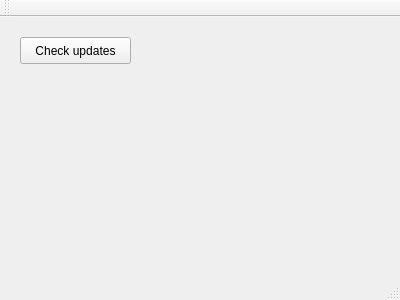
<?xml version="1.0" encoding="UTF-8"?>
<ui version="4.0">
 <class>MainWindow</class>
 <widget class="QMainWindow" name="MainWindow">
  <property name="geometry">
   <rect>
    <x>0</x>
    <y>0</y>
    <width>400</width>
    <height>300</height>
   </rect>
  </property>
  <property name="windowTitle">
   <string>MainWindow</string>
  </property>
  <widget class="QWidget" name="centralWidget">
   <widget class="QPushButton" name="pbCheckUpdates">
    <property name="geometry">
     <rect>
      <x>20</x>
      <y>20</y>
      <width>111</width>
      <height>27</height>
     </rect>
    </property>
    <property name="text">
     <string>Check updates</string>
    </property>
   </widget>
  </widget>
  <widget class="QMenuBar" name="menuBar">
   <property name="geometry">
    <rect>
     <x>0</x>
     <y>0</y>
     <width>400</width>
     <height>25</height>
    </rect>
   </property>
  </widget>
  <widget class="QToolBar" name="mainToolBar">
   <attribute name="toolBarArea">
    <enum>TopToolBarArea</enum>
   </attribute>
   <attribute name="toolBarBreak">
    <bool>false</bool>
   </attribute>
  </widget>
  <widget class="QStatusBar" name="statusBar"/>
 </widget>
 <layoutdefault spacing="6" margin="11"/>
 <resources/>
 <connections/>
</ui>
